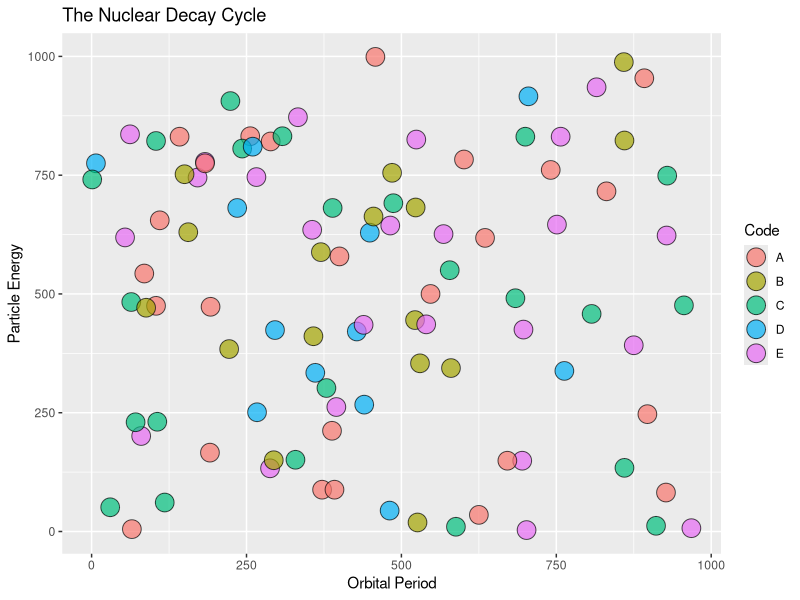

This figure's R source:
## ---- chunk 1
library(ggplot2)

set.seed(20150308)
df1 <- data.frame(X=sample(1:1000, 100, replace=T), Y=sample(1:1000, 100, replace=T),
						Code=sample(LETTERS[1:5], 100, replace=T))

ggplot(df1, aes(x=X, y=Y, fill=Code)) +
	labs(title="The Nuclear Decay Cycle", x="Orbital Period", y="Particle Energy") +
	geom_point(shape=21, size=6, alpha=0.7)
